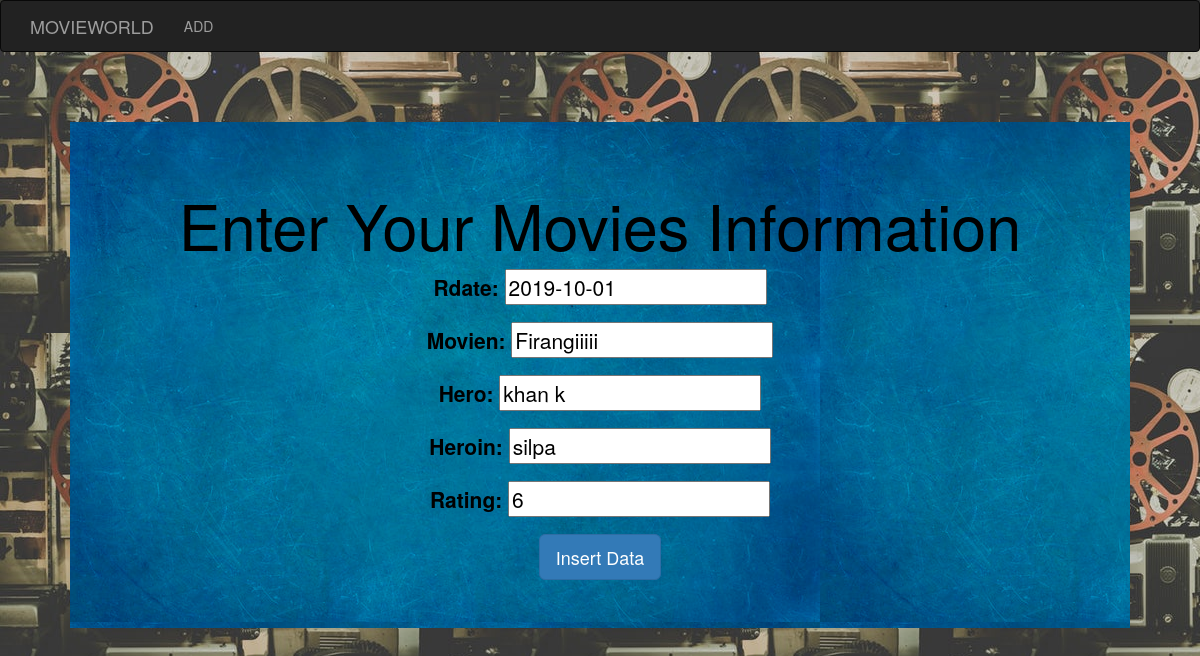
Page /update/4 on the committed database.
### testapp/models.py (models this page shows, shortened)
class Movie(models.Model):
    rdate = models.DateField()
    movien = models.CharField(max_length=255)
    hero = models.CharField(max_length=255)
    heroin = models.CharField(max_length=255)
    rating = models.IntegerField(default=1,
        validators=[MaxValueValidator(10), MinValueValidator(1)])

### testapp/views.py (the view)
# urls.py: path('update/<int:pk>', views.CompanyUpdateView.as_view()),
class CompanyUpdateView(UpdateView):
    model = Movie
    fields = ('rdate','movien','hero','heroin','rating')

### template/testapp/movie_form.html (shortened to what this page needs)
<!DOCTYPE html>
{% extends 'testapp/base.html'%}
   {%block body_block%}
   <div class="jumbotron" align="center">
      <div class="container">
        <h1>Enter Your Movies Information</h1>
        <form  method="post">
          {{form.as_p}}
          <input type="submit" class='btn btn-lg btn-primary' value="Insert Data">
        </form>
       {% endblock%}

### static/css/info.css (style rules this page uses)
.jumbotron { color: Black; background-image: url("../image/b_b.jpg"); margin-top: 70px; margin-left: 70px; margin-right: 70px; }

### rows in the picture
Movie: rdate "2019-10-01", movien "Firangiiiii", hero "khan k", heroin "silpa", rating "6"
